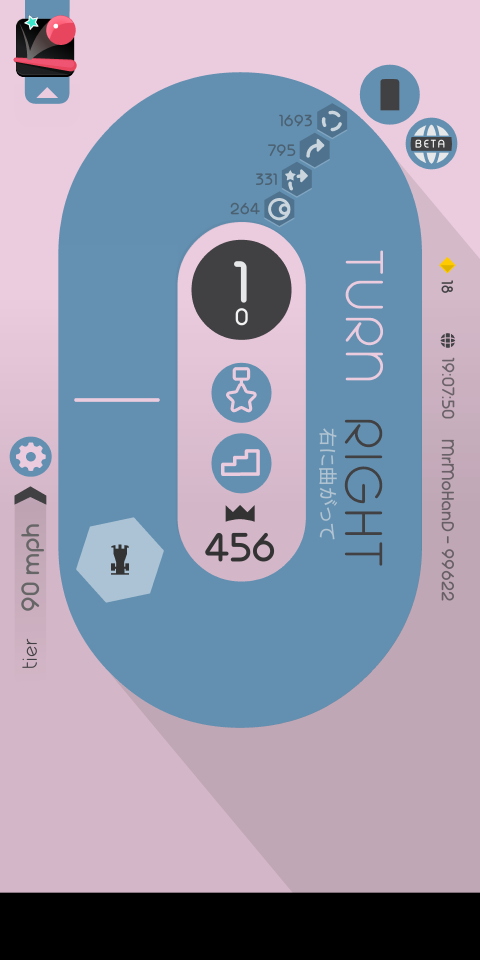
#> input picture baseline.png, 1440 x 2880 px (shown at 1/3 size)
$ python model.py
#> lines starting #> are read from the running program, lines starting #| are printed output that depends on the picture; after the words box and inside, x2 and y2 are one past the last pixel; in counts of white or black regions, pixels touching at a corner belong together
# coding=utf-8

import math
import time
from msvcrt import getch

import cv2
import numpy as np

WHITE = (255, 255, 255)

VEL = 3
ROT_FAST = 6
ROT_SLOW = 4


def printCoords(event, x, y, flags, param):
    if event != cv2.EVENT_LBUTTONDOWN:
        return
    print(x, y)


def initialize_display():
    cv2.namedWindow("working")
    cv2.setMouseCallback("working", printCoords)

    img = cv2.imread("baseline.png")
#> img is the input picture: shape (2880, 1440, 3); mean B, G, R 173.4, 152.4, 150.8
    img = cv2.resize(img, (0, 0), img, 0.25, 0.25)
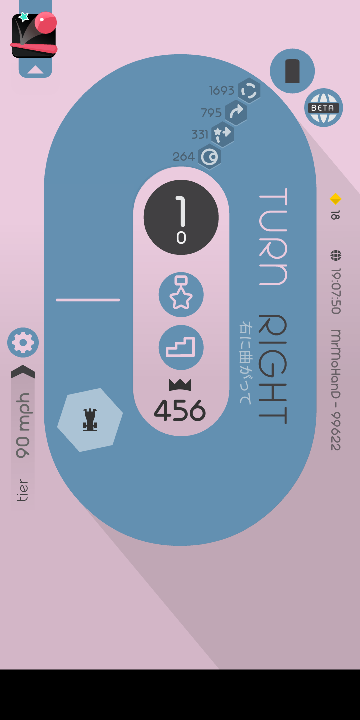
#> img: shape (720, 360, 3); mean B, G, R 173.4, 152.4, 150.8

    return img


def render_scene(img, player_coords,
                 x_center=181,
                 y_center=302,
                 exterior_width=272,
                 exterior_height=249,
                 exterior_rad=120,
                 interior_width=98,
                 interior_height=190,
                 interior_rad=40):
#> called with player_coords = (91, 419, -90, -90), x_center = 181, y_center = 302, exterior_width = 272, exterior_height = 249, exterior_rad = 120, interior_width = 98, interior_height = 190
    img = np.zeros(img.shape, np.uint8)

    # Draw outer border
    cv2.ellipse(img, (x_center, y_center - exterior_height // 2), (exterior_width // 2, exterior_rad), 180, 0, 180, WHITE)
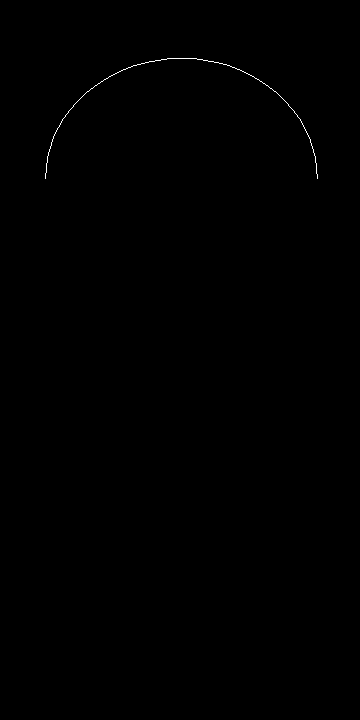
#> img: shape (720, 360, 3); 0.14% white in thin lines or dots, all inside (x1, y1, x2, y2) = (45, 58, 318, 179)
    cv2.ellipse(img, (x_center, y_center + exterior_height // 2), (exterior_width // 2, exterior_rad), 0, 0, 180, WHITE)
    cv2.line(img, (x_center - exterior_width // 2, y_center - exterior_height // 2),
             (x_center - exterior_width // 2, y_center + exterior_height // 2), WHITE)
    cv2.line(img, (x_center + exterior_width // 2, y_center - exterior_height // 2),
             (x_center + exterior_width // 2, y_center + exterior_height // 2), WHITE)

    # Draw inner border
    cv2.ellipse(img, (x_center, y_center - interior_height // 2), (interior_width // 2, interior_rad), 180, 0, 180, WHITE)
    cv2.ellipse(img, (x_center, y_center + interior_height // 2), (interior_width // 2, interior_rad), 0, 0, 180, WHITE)
    cv2.line(img, (x_center - interior_width // 2, y_center - interior_height // 2),
             (x_center - interior_width // 2, y_center + interior_height // 2), WHITE)
    cv2.line(img, (x_center + interior_width // 2, y_center - interior_height // 2),
             (x_center + interior_width // 2, y_center + interior_height // 2), WHITE)
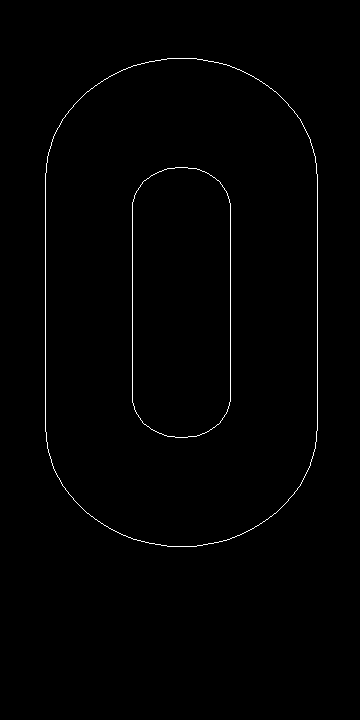
#> img: shape (720, 360, 3); 0.72% white in thin lines or dots, all inside (x1, y1, x2, y2) = (45, 58, 318, 547)

    # Draw player
    cv2.circle(img, player_coords[:2], 10, WHITE)

    cv2.imshow("working", img)


def update(x, y, vel_angle, orient_angle):
    x += int(math.cos(math.radians(vel_angle)) * VEL)
    y += int(math.sin(math.radians(vel_angle)) * VEL)
    vel_angle += (orient_angle > vel_angle) * min(ROT_SLOW, abs(orient_angle - vel_angle))
    return x, y, vel_angle, orient_angle


def main():
    player_coords = (91, 422, -90, -90)
    img = initialize_display()

    while True:
        player_coords = update(*player_coords)
        render_scene(img, player_coords)
        if cv2.waitKey(15) != 255:
#> (key Esc is pressed here)
            player_coords = (*player_coords[:3], player_coords[3] + ROT_FAST)


if __name__ == '__main__':
    main()
